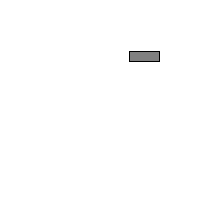
Frame 1 (no input)
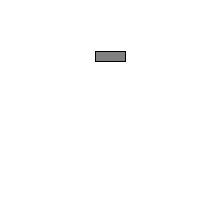
Frame 60 (the mouse pressed at the canvas centre just before this capture)
Frame 120 (the mouse held since frame 60 and released just before this capture): identical to frame 60, image omitted

The Processing sketch that drew these frames (run headless with seeded random() and noise(); from frame 60 on, the mouse is pressed at the canvas centre):

// Processing sketch: oop_cars
// ── oop_cars.pde
Car[] myCars = new Car[10];
Car myCar1;



void setup() {
  size(200,200);
  myCar1 = new Car(128,random(width),random(height),random(50));
  
  for(int i=0; i<myCars.length; i++) {
    myCars[i] = new Car(128,random(width),random(height),random(50));
  }
}

void draw() {
  background(255);
  myCar1.display();
  myCar1.drive();
}
// ── Car.pde
class Car {
  color c = color(0);
  float x = 0;
  float y = 100;
  float speed = 1;

  Car(color tempC, float tempX, float tempY, float tempSpeed) {
    c = tempC;
    x = tempX;
    y = tempY;
    speed = tempSpeed;
  }
  void display() {
    fill(c);
    rect(x, y, 30, 10);
  }
  void drive() {
    x = x + speed;
    if (x > width) {
      x = 0;
    }
  }
}
